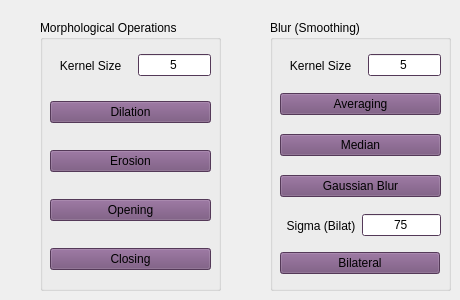
     <widget class="QWidget" name="tab_6">
      <attribute name="title">
       <string>Kernel Based</string>
      </attribute>
      <widget class="QGroupBox" name="Blur_Video">
       <property name="geometry">
        <rect>
         <x>270</x>
         <y>20</y>
         <width>181</width>
         <height>271</height>
        </rect>
       </property>
       <property name="palette">
        <palette>
         <active>
          <colorrole role="WindowText">
           <brush brushstyle="SolidPattern">
            <color alpha="255">
             <red>1</red>
             <green>1</green>
             <blue>1</blue>
            </color>
           </brush>
          </colorrole>
          <colorrole role="Button">
           <brush brushstyle="SolidPattern">
            <color alpha="255">
             <red>117</red>
             <green>80</green>
             <blue>123</blue>
            </color>
           </brush>
          </colorrole>
          <colorrole role="Light">
           <brush brushstyle="SolidPattern">
            <color alpha="255">
             <red>176</red>
             <green>120</green>
             <blue>185</blue>
            </color>
           </brush>
          </colorrole>
          <colorrole role="Midlight">
           <brush brushstyle="SolidPattern">
            <color alpha="255">
             <red>146</red>
             <green>100</green>
             <blue>154</blue>
            </color>
           </brush>
          </colorrole>
          <colorrole role="Dark">
           <brush brushstyle="SolidPattern">
            <color alpha="255">
             <red>58</red>
             <green>40</green>
             <blue>61</blue>
            </color>
           </brush>
          </colorrole>
          <colorrole role="Mid">
           <brush brushstyle="SolidPattern">
            <color alpha="255">
             <red>78</red>
             <green>53</green>
             <blue>82</blue>
            </color>
           </brush>
          </colorrole>
          <colorrole role="Text">
           <brush brushstyle="SolidPattern">
            <color alpha="255">
             <red>1</red>
             <green>1</green>
             <blue>1</blue>
            </color>
           </brush>
          </colorrole>
          <colorrole role="BrightText">
           <brush brushstyle="SolidPattern">
            <color alpha="255">
             <red>1</red>
             <green>1</green>
             <blue>1</blue>
            </color>
           </brush>
          </colorrole>
          <colorrole role="ButtonText">
           <brush brushstyle="SolidPattern">
            <color alpha="255">
             <red>1</red>
             <green>1</green>
             <blue>1</blue>
            </color>
           </brush>
          </colorrole>
          <colorrole role="Base">
           <brush brushstyle="SolidPattern">
            <color alpha="255">
             <red>255</red>
             <green>255</green>
             <blue>255</blue>
            </color>
           </brush>
          </colorrole>
          <colorrole role="Window">
           <brush brushstyle="SolidPattern">
            <color alpha="255">
             <red>117</red>
             <green>80</green>
             <blue>123</blue>
            </color>
           </brush>
          </colorrole>
          <colorrole role="Shadow">
           <brush brushstyle="SolidPattern">
            <color alpha="255">
             <red>0</red>
             <green>0</green>
             <blue>0</blue>
            </color>
           </brush>
          </colorrole>
          <colorrole role="AlternateBase">
           <brush brushstyle="SolidPattern">
            <color alpha="255">
             <red>58</red>
             <green>40</green>
             <blue>61</blue>
            </color>
           </brush>
          </colorrole>
          <colorrole role="ToolTipBase">
           <brush brushstyle="SolidPattern">
            <color alpha="255">
             <red>255</red>
             <green>255</green>
             <blue>220</blue>
            </color>
           </brush>
          </colorrole>
          <colorrole role="ToolTipText">
           <brush brushstyle="SolidPattern">
            <color alpha="255">
             <red>0</red>
             <green>0</green>
             <blue>0</blue>
            </color>
           </brush>
          </colorrole>
         </active>
         <inactive>
          <colorrole role="WindowText">
           <brush brushstyle="SolidPattern">
            <color alpha="255">
             <red>1</red>
             <green>1</green>
             <blue>1</blue>
            </color>
           </brush>
          </colorrole>
          <colorrole role="Button">
           <brush brushstyle="SolidPattern">
            <color alpha="255">
             <red>117</red>
             <green>80</green>
             <blue>123</blue>
            </color>
           </brush>
          </colorrole>
          <colorrole role="Light">
           <brush brushstyle="SolidPattern">
            <color alpha="255">
             <red>176</red>
             <green>120</green>
             <blue>185</blue>
            </color>
           </brush>
          </colorrole>
          <colorrole role="Midlight">
           <brush brushstyle="SolidPattern">
            <color alpha="255">
             <red>146</red>
             <green>100</green>
             <blue>154</blue>
            </color>
           </brush>
          </colorrole>
          <colorrole role="Dark">
           <brush brushstyle="SolidPattern">
            <color alpha="255">
             <red>58</red>
             <green>40</green>
             <blue>61</blue>
            </color>
           </brush>
          </colorrole>
          <colorrole role="Mid">
           <brush brushstyle="SolidPattern">
            <color alpha="255">
             <red>78</red>
             <green>53</green>
             <blue>82</blue>
            </color>
           </brush>
          </colorrole>
          <colorrole role="Text">
           <brush brushstyle="SolidPattern">
            <color alpha="255">
             <red>1</red>
             <green>1</green>
             <blue>1</blue>
            </color>
           </brush>
          </colorrole>
          <colorrole role="BrightText">
           <brush brushstyle="SolidPattern">
            <color alpha="255">
             <red>1</red>
             <green>1</green>
             <blue>1</blue>
            </color>
           </brush>
          </colorrole>
          <colorrole role="ButtonText">
           <brush brushstyle="SolidPattern">
            <color alpha="255">
             <red>1</red>
             <green>1</green>
             <blue>1</blue>
            </color>
           </brush>
          </colorrole>
          <colorrole role="Base">
           <brush brushstyle="SolidPattern">
            <color alpha="255">
             <red>255</red>
             <green>255</green>
             <blue>255</blue>
            </color>
           </brush>
          </colorrole>
          <colorrole role="Window">
           <brush brushstyle="SolidPattern">
            <color alpha="255">
             <red>117</red>
             <green>80</green>
             <blue>123</blue>
            </color>
           </brush>
          </colorrole>
          <colorrole role="Shadow">
           <brush brushstyle="SolidPattern">
            <color alpha="255">
             <red>0</red>
             <green>0</green>
             <blue>0</blue>
            </color>
           </brush>
          </colorrole>
          <colorrole role="AlternateBase">
           <brush brushstyle="SolidPattern">
            <color alpha="255">
             <red>58</red>
             <green>40</green>
             <blue>61</blue>
            </color>
           </brush>
          </colorrole>
          <colorrole role="ToolTipBase">
           <brush brushstyle="SolidPattern">
            <color alpha="255">
             <red>255</red>
             <green>255</green>
             <blue>220</blue>
            </color>
           </brush>
          </colorrole>
          <colorrole role="ToolTipText">
           <brush brushstyle="SolidPattern">
            <color alpha="255">
             <red>0</red>
             <green>0</green>
             <blue>0</blue>
            </color>
           </brush>
          </colorrole>
         </inactive>
         <disabled>
          <colorrole role="WindowText">
           <brush brushstyle="SolidPattern">
            <color alpha="255">
             <red>58</red>
             <green>40</green>
             <blue>61</blue>
            </color>
           </brush>
          </colorrole>
          <colorrole role="Button">
           <brush brushstyle="SolidPattern">
            <color alpha="255">
             <red>117</red>
             <green>80</green>
             <blue>123</blue>
            </color>
           </brush>
          </colorrole>
          <colorrole role="Light">
           <brush brushstyle="SolidPattern">
            <color alpha="255">
             <red>176</red>
             <green>120</green>
             <blue>185</blue>
            </color>
           </brush>
          </colorrole>
          <colorrole role="Midlight">
           <brush brushstyle="SolidPattern">
            <color alpha="255">
             <red>146</red>
             <green>100</green>
             <blue>154</blue>
            </color>
           </brush>
          </colorrole>
          <colorrole role="Dark">
           <brush brushstyle="SolidPattern">
            <color alpha="255">
             <red>58</red>
             <green>40</green>
             <blue>61</blue>
            </color>
           </brush>
          </colorrole>
          <colorrole role="Mid">
           <brush brushstyle="SolidPattern">
            <color alpha="255">
             <red>78</red>
             <green>53</green>
             <blue>82</blue>
            </color>
           </brush>
          </colorrole>
          <colorrole role="Text">
           <brush brushstyle="SolidPattern">
            <color alpha="255">
             <red>58</red>
             <green>40</green>
             <blue>61</blue>
            </color>
           </brush>
          </colorrole>
          <colorrole role="BrightText">
           <brush brushstyle="SolidPattern">
            <color alpha="255">
             <red>1</red>
             <green>1</green>
             <blue>1</blue>
            </color>
           </brush>
          </colorrole>
          <colorrole role="ButtonText">
           <brush brushstyle="SolidPattern">
            <color alpha="255">
             <red>58</red>
             <green>40</green>
             <blue>61</blue>
            </color>
           </brush>
          </colorrole>
          <colorrole role="Base">
           <brush brushstyle="SolidPattern">
            <color alpha="255">
             <red>117</red>
             <green>80</green>
             <blue>123</blue>
            </color>
           </brush>
          </colorrole>
          <colorrole role="Window">
           <brush brushstyle="SolidPattern">
            <color alpha="255">
             <red>117</red>
             <green>80</green>
             <blue>123</blue>
            </color>
           </brush>
          </colorrole>
          <colorrole role="Shadow">
           <brush brushstyle="SolidPattern">
            <color alpha="255">
             <red>0</red>
             <green>0</green>
             <blue>0</blue>
            </color>
           </brush>
          </colorrole>
          <colorrole role="AlternateBase">
           <brush brushstyle="SolidPattern">
            <color alpha="255">
             <red>117</red>
             <green>80</green>
             <blue>123</blue>
            </color>
           </brush>
          </colorrole>
          <colorrole role="ToolTipBase">
           <brush brushstyle="SolidPattern">
            <color alpha="255">
             <red>255</red>
             <green>255</green>
             <blue>220</blue>
            </color>
           </brush>
          </colorrole>
          <colorrole role="ToolTipText">
           <brush brushstyle="SolidPattern">
            <color alpha="255">
             <red>0</red>
             <green>0</green>
             <blue>0</blue>
            </color>
           </brush>
          </colorrole>
         </disabled>
        </palette>
       </property>
       <property name="title">
        <string>Blur (Smoothing)</string>
       </property>
       <widget class="QWidget" name="verticalLayoutWidget_19">
        <property name="geometry">
         <rect>
          <x>10</x>
          <y>60</y>
          <width>161</width>
          <height>131</height>
         </rect>
        </property>
        <layout class="QVBoxLayout" name="verticalLayout_19">
         <item>
          <widget class="QPushButton" name="AveragingButton_Video">
           <property name="text">
            <string>Averaging</string>
           </property>
          </widget>
         </item>
         <item>
          <widget class="QPushButton" name="MedianButton_Video">
           <property name="text">
            <string>Median</string>
           </property>
          </widget>
         </item>
         <item>
          <widget class="QPushButton" name="GaussianBlurButton_Video">
           <property name="text">
            <string>Gaussian Blur</string>
           </property>
          </widget>
         </item>
        </layout>
       </widget>
       <widget class="QWidget" name="horizontalLayoutWidget_14">
        <property name="geometry">
         <rect>
          <x>10</x>
          <y>30</y>
          <width>161</width>
          <height>31</height>
         </rect>
        </property>
        <layout class="QHBoxLayout" name="horizontalLayout_14">
         <item>
          <widget class="QLabel" name="label_13">
           <property name="text">
            <string>   Kernel Size   </string>
           </property>
          </widget>
         </item>
         <item>
          <widget class="QLineEdit" name="BlurKernelEdit_Video">
           <property name="text">
            <string>5</string>
           </property>
           <property name="alignment">
            <set>Qt::AlignCenter</set>
           </property>
          </widget>
         </item>
        </layout>
       </widget>
       <widget class="QWidget" name="horizontalLayoutWidget_15">
        <property name="geometry">
         <rect>
          <x>10</x>
          <y>190</y>
          <width>161</width>
          <height>31</height>
         </rect>
        </property>
        <layout class="QHBoxLayout" name="horizontalLayout_15">
         <item>
          <widget class="QLabel" name="label_14">
           <property name="text">
            <string>  Sigma (Bilat)</string>
           </property>
          </widget>
         </item>
         <item>
          <widget class="QLineEdit" name="BilatSigmaEdit_Video">
           <property name="text">
            <string>75</string>
           </property>
           <property name="alignment">
            <set>Qt::AlignCenter</set>
           </property>
          </widget>
         </item>
        </layout>
       </widget>
       <widget class="QWidget" name="verticalLayoutWidget_20">
        <property name="geometry">
         <rect>
          <x>10</x>
          <y>230</y>
          <width>160</width>
          <height>27</height>
         </rect>
        </property>
        <layout class="QVBoxLayout" name="verticalLayout_20">
         <item>
          <widget class="QPushButton" name="BilateralButton_Video">
           <property name="text">
            <string>Bilateral</string>
           </property>
          </widget>
         </item>
        </layout>
       </widget>
      </widget>
      <widget class="QGroupBox" name="Morphology_Video">
       <property name="geometry">
        <rect>
         <x>40</x>
         <y>20</y>
         <width>181</width>
         <height>271</height>
        </rect>
       </property>
       <property name="palette">
        <palette>
         <active>
          <colorrole role="WindowText">
           <brush brushstyle="SolidPattern">
            <color alpha="255">
             <red>0</red>
             <green>0</green>
             <blue>0</blue>
            </color>
           </brush>
          </colorrole>
          <colorrole role="Button">
           <brush brushstyle="SolidPattern">
            <color alpha="255">
             <red>117</red>
             <green>80</green>
             <blue>123</blue>
            </color>
           </brush>
          </colorrole>
          <colorrole role="Light">
           <brush brushstyle="SolidPattern">
            <color alpha="255">
             <red>176</red>
             <green>120</green>
             <blue>185</blue>
            </color>
           </brush>
          </colorrole>
          <colorrole role="Midlight">
           <brush brushstyle="SolidPattern">
            <color alpha="255">
             <red>146</red>
             <green>100</green>
             <blue>154</blue>
            </color>
           </brush>
          </colorrole>
          <colorrole role="Dark">
           <brush brushstyle="SolidPattern">
            <color alpha="255">
             <red>58</red>
             <green>40</green>
             <blue>61</blue>
            </color>
           </brush>
          </colorrole>
          <colorrole role="Mid">
           <brush brushstyle="SolidPattern">
            <color alpha="255">
             <red>78</red>
             <green>53</green>
             <blue>82</blue>
            </color>
           </brush>
          </colorrole>
          <colorrole role="Text">
           <brush brushstyle="SolidPattern">
            <color alpha="255">
             <red>0</red>
             <green>0</green>
             <blue>0</blue>
            </color>
           </brush>
          </colorrole>
          <colorrole role="BrightText">
           <brush brushstyle="SolidPattern">
            <color alpha="255">
             <red>0</red>
             <green>0</green>
             <blue>0</blue>
            </color>
           </brush>
          </colorrole>
          <colorrole role="ButtonText">
           <brush brushstyle="SolidPattern">
            <color alpha="255">
             <red>0</red>
             <green>0</green>
             <blue>0</blue>
            </color>
           </brush>
          </colorrole>
          <colorrole role="Base">
           <brush brushstyle="SolidPattern">
            <color alpha="255">
             <red>255</red>
             <green>255</green>
             <blue>255</blue>
            </color>
           </brush>
          </colorrole>
          <colorrole role="Window">
           <brush brushstyle="SolidPattern">
            <color alpha="255">
             <red>117</red>
             <green>80</green>
             <blue>123</blue>
            </color>
           </brush>
          </colorrole>
          <colorrole role="Shadow">
           <brush brushstyle="SolidPattern">
            <color alpha="255">
             <red>0</red>
             <green>0</green>
             <blue>0</blue>
            </color>
           </brush>
          </colorrole>
          <colorrole role="AlternateBase">
           <brush brushstyle="SolidPattern">
            <color alpha="255">
             <red>58</red>
             <green>40</green>
             <blue>61</blue>
            </color>
           </brush>
          </colorrole>
          <colorrole role="ToolTipBase">
           <brush brushstyle="SolidPattern">
            <color alpha="255">
             <red>255</red>
             <green>255</green>
             <blue>220</blue>
            </color>
           </brush>
          </colorrole>
          <colorrole role="ToolTipText">
           <brush brushstyle="SolidPattern">
            <color alpha="255">
             <red>0</red>
             <green>0</green>
             <blue>0</blue>
            </color>
           </brush>
          </colorrole>
         </active>
         <inactive>
          <colorrole role="WindowText">
           <brush brushstyle="SolidPattern">
            <color alpha="255">
             <red>0</red>
             <green>0</green>
             <blue>0</blue>
            </color>
           </brush>
          </colorrole>
          <colorrole role="Button">
           <brush brushstyle="SolidPattern">
            <color alpha="255">
             <red>117</red>
             <green>80</green>
             <blue>123</blue>
            </color>
           </brush>
          </colorrole>
          <colorrole role="Light">
           <brush brushstyle="SolidPattern">
            <color alpha="255">
             <red>176</red>
             <green>120</green>
             <blue>185</blue>
            </color>
           </brush>
          </colorrole>
          <colorrole role="Midlight">
           <brush brushstyle="SolidPattern">
            <color alpha="255">
             <red>146</red>
             <green>100</green>
             <blue>154</blue>
            </color>
           </brush>
          </colorrole>
          <colorrole role="Dark">
           <brush brushstyle="SolidPattern">
            <color alpha="255">
             <red>58</red>
             <green>40</green>
             <blue>61</blue>
            </color>
           </brush>
          </colorrole>
          <colorrole role="Mid">
           <brush brushstyle="SolidPattern">
            <color alpha="255">
             <red>78</red>
             <green>53</green>
             <blue>82</blue>
            </color>
           </brush>
          </colorrole>
          <colorrole role="Text">
           <brush brushstyle="SolidPattern">
            <color alpha="255">
             <red>0</red>
             <green>0</green>
             <blue>0</blue>
            </color>
           </brush>
          </colorrole>
          <colorrole role="BrightText">
           <brush brushstyle="SolidPattern">
            <color alpha="255">
             <red>0</red>
             <green>0</green>
             <blue>0</blue>
            </color>
           </brush>
          </colorrole>
          <colorrole role="ButtonText">
           <brush brushstyle="SolidPattern">
            <color alpha="255">
             <red>0</red>
             <green>0</green>
             <blue>0</blue>
            </color>
           </brush>
          </colorrole>
          <colorrole role="Base">
           <brush brushstyle="SolidPattern">
            <color alpha="255">
             <red>255</red>
             <green>255</green>
             <blue>255</blue>
            </color>
           </brush>
          </colorrole>
          <colorrole role="Window">
           <brush brushstyle="SolidPattern">
            <color alpha="255">
             <red>117</red>
             <green>80</green>
             <blue>123</blue>
            </color>
           </brush>
          </colorrole>
          <colorrole role="Shadow">
           <brush brushstyle="SolidPattern">
            <color alpha="255">
             <red>0</red>
             <green>0</green>
             <blue>0</blue>
            </color>
           </brush>
          </colorrole>
          <colorrole role="AlternateBase">
           <brush brushstyle="SolidPattern">
            <color alpha="255">
             <red>58</red>
             <green>40</green>
             <blue>61</blue>
            </color>
           </brush>
          </colorrole>
          <colorrole role="ToolTipBase">
           <brush brushstyle="SolidPattern">
            <color alpha="255">
             <red>255</red>
             <green>255</green>
             <blue>220</blue>
            </color>
           </brush>
          </colorrole>
          <colorrole role="ToolTipText">
           <brush brushstyle="SolidPattern">
            <color alpha="255">
             <red>0</red>
             <green>0</green>
             <blue>0</blue>
            </color>
           </brush>
          </colorrole>
         </inactive>
         <disabled>
          <colorrole role="WindowText">
           <brush brushstyle="SolidPattern">
            <color alpha="255">
             <red>58</red>
             <green>40</green>
             <blue>61</blue>
            </color>
           </brush>
          </colorrole>
          <colorrole role="Button">
           <brush brushstyle="SolidPattern">
            <color alpha="255">
             <red>117</red>
             <green>80</green>
             <blue>123</blue>
            </color>
           </brush>
          </colorrole>
          <colorrole role="Light">
           <brush brushstyle="SolidPattern">
            <color alpha="255">
             <red>176</red>
             <green>120</green>
             <blue>185</blue>
            </color>
           </brush>
          </colorrole>
          <colorrole role="Midlight">
           <brush brushstyle="SolidPattern">
            <color alpha="255">
             <red>146</red>
             <green>100</green>
             <blue>154</blue>
            </color>
           </brush>
          </colorrole>
          <colorrole role="Dark">
           <brush brushstyle="SolidPattern">
            <color alpha="255">
             <red>58</red>
             <green>40</green>
             <blue>61</blue>
            </color>
           </brush>
          </colorrole>
          <colorrole role="Mid">
           <brush brushstyle="SolidPattern">
            <color alpha="255">
             <red>78</red>
             <green>53</green>
             <blue>82</blue>
            </color>
           </brush>
          </colorrole>
          <colorrole role="Text">
           <brush brushstyle="SolidPattern">
            <color alpha="255">
             <red>58</red>
             <green>40</green>
             <blue>61</blue>
            </color>
           </brush>
          </colorrole>
          <colorrole role="BrightText">
           <brush brushstyle="SolidPattern">
            <color alpha="255">
             <red>0</red>
             <green>0</green>
             <blue>0</blue>
            </color>
           </brush>
          </colorrole>
          <colorrole role="ButtonText">
           <brush brushstyle="SolidPattern">
            <color alpha="255">
             <red>58</red>
             <green>40</green>
             <blue>61</blue>
            </color>
           </brush>
          </colorrole>
          <colorrole role="Base">
           <brush brushstyle="SolidPattern">
            <color alpha="255">
             <red>117</red>
             <green>80</green>
             <blue>123</blue>
            </color>
           </brush>
          </colorrole>
          <colorrole role="Window">
           <brush brushstyle="SolidPattern">
            <color alpha="255">
             <red>117</red>
             <green>80</green>
             <blue>123</blue>
            </color>
           </brush>
          </colorrole>
          <colorrole role="Shadow">
           <brush brushstyle="SolidPattern">
            <color alpha="255">
             <red>0</red>
             <green>0</green>
             <blue>0</blue>
            </color>
           </brush>
          </colorrole>
          <colorrole role="AlternateBase">
           <brush brushstyle="SolidPattern">
            <color alpha="255">
             <red>117</red>
             <green>80</green>
             <blue>123</blue>
            </color>
           </brush>
          </colorrole>
          <colorrole role="ToolTipBase">
           <brush brushstyle="SolidPattern">
            <color alpha="255">
             <red>255</red>
             <green>255</green>
             <blue>220</blue>
            </color>
           </brush>
          </colorrole>
          <colorrole role="ToolTipText">
           <brush brushstyle="SolidPattern">
            <color alpha="255">
             <red>0</red>
             <green>0</green>
             <blue>0</blue>
            </color>
           </brush>
          </colorrole>
         </disabled>
        </palette>
       </property>
       <property name="title">
        <string>Morphological Operations</string>
       </property>
       <widget class="QWidget" name="verticalLayoutWidget_21">
        <property name="geometry">
         <rect>
          <x>10</x>
          <y>60</y>
          <width>161</width>
          <height>211</height>
         </rect>
        </property>
        <layout class="QVBoxLayout" name="verticalLayout_21">
         <item>
          <widget class="QPushButton" name="DilationButton_Video">
           <property name="text">
            <string>Dilation</string>
           </property>
          </widget>
         </item>
         <item>
          <widget class="QPushButton" name="ErosionButton_Video">
           <property name="text">
            <string>Erosion</string>
           </property>
          </widget>
         </item>
         <item>
          <widget class="QPushButton" name="OpeningButton_Video">
           <property name="text">
            <string>Opening</string>
           </property>
          </widget>
         </item>
         <item>
          <widget class="QPushButton" name="ClosingButton_Video">
           <property name="text">
            <string>Closing</string>
           </property>
          </widget>
         </item>
        </layout>
       </widget>
       <widget class="QWidget" name="horizontalLayoutWidget_16">
        <property name="geometry">
         <rect>
          <x>10</x>
          <y>30</y>
          <width>161</width>
          <height>31</height>
         </rect>
        </property>
        <layout class="QHBoxLayout" name="horizontalLayout_16">
         <item>
          <widget class="QLabel" name="label_15">
           <property name="text">
            <string>   Kernel Size   </string>
           </property>
          </widget>
         </item>
         <item>
          <widget class="QLineEdit" name="MorphoKernelEdit_Video">
           <property name="text">
            <string>5</string>
           </property>
           <property name="alignment">
            <set>Qt::AlignCenter</set>
           </property>
          </widget>
         </item>
        </layout>
       </widget>
      </widget>
     </widget>
